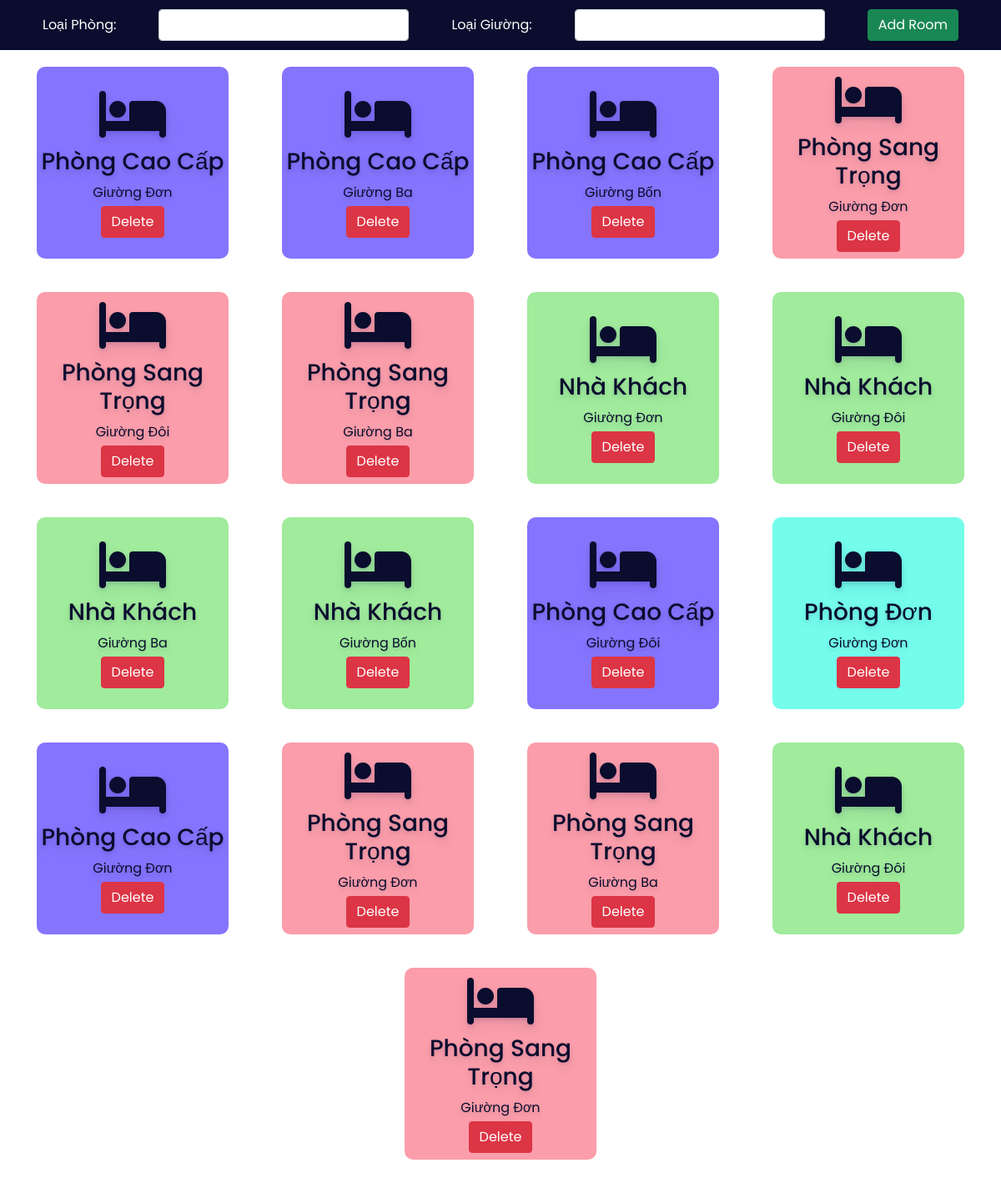
/admin/modules/room/index.php, run on the app's committed database.
### tables this page shows
CREATE TABLE `room` (
  `id` int(30) NOT NULL,
  `type` varchar(50) NOT NULL,
  `bedding` varchar(50) NOT NULL
);

### admin/modules/room/index.php (the view, shortened to what this page needs)
<!DOCTYPE html>
<html lang="en">
<head>
    <link rel="stylesheet" href="https://cdnjs.cloudflare.com/ajax/libs/font-awesome/6.2.0/css/all.min.css" />
    <link href="https://cdn.jsdelivr.net/npm/bootstrap@5.0.2/dist/css/bootstrap.min.css" rel="stylesheet">
    <link rel="stylesheet" href="room.css">
</head>
<body>
    <div class="addroomsection">
        <form action="" method="POST">
            <label for="troom">Loại Phòng:</label>
            <select name="troom" class="form-control">
                <option value selected></option>
                <option value="Phòng Cao Cấp">PHÒNG CAO CẤP</option>
            </select>
            <label for="bed">Loại Giường:</label>
            <select name="bed" class="form-control">
                <option value selected></option>
                <option value="Đơn">Đơn</option>
            </select>
            <button type="submit" class="btn btn-success" name="addroom">Add Room</button>
        </form>
    </div>
    <div class="room">
        <?php
        $sql = "select * from room";
        $re = mysqli_query($conn, $sql)
        ?>
        <?php
        while ($row = mysqli_fetch_array($re)) {
            $id = $row['type'];
            if ($id == "Phòng Cao Cấp") {
                echo "<div class='roombox roomboxsuperior'>
						<div class='text-center no-boder'>
                            <i class='fa-solid fa-bed fa-4x mb-2'></i>
							<h3>" . $row['type'] . "</h3>
                            <div class='mb-1'>Giường " . $row['bedding'] . "</div>
                            <a href='delete.php?id=". $row['id'] ."'><button class='btn btn-danger'>Delete</button></a>
						</div>
                    </div>";
            } else if ($id == "Phòng Sang Trọng") {
                echo "<div class='roombox roomboxdelux'>
                        <div class='text-center no-boder'>
                        <i class='fa-solid fa-bed fa-4x mb-2'></i>
                        <h3>" . $row['type'] . "</h3>
                        <div class='mb-1'>Giường " . $row['bedding'] . "</div>
                        <a href='delete.php?id=". $row['id'] ."'><button class='btn btn-danger'>Delete</button></a>
                    </div>
                    </div>";
            } else if ($id == "Nhà Khách") {
                echo "<div class='roombox roomboguest'>
                <div class='text-center no-boder'>
                <i class='fa-solid fa-bed fa-4x mb-2'></i>
							<h3>" . $row['type'] . "</h3>
                            <div class='mb-1'>Giường " . $row['bedding'] . "</div>
                            <a href='delete.php?id=". $row['id'] ."'><button class='btn btn-danger'>Delete</button></a>
					</div>
            </div>";
            } else if ($id == "Phòng Đơn") {
                echo "<div class='roombox roomboxsingle'>
                        <div class='text-center no-boder'>
                        <i class='fa-solid fa-bed fa-4x mb-2'></i>
                        <h3>" . $row['type'] . "</h3>
                        <div class='mb-1'>Giường " . $row['bedding'] . "</div>
                        <a href='delete.php?id=". $row['id'] ."'><button class='btn btn-danger'>Delete</button></a>
                    </div>
                    </div>";
            }
        }
        ?>
    </div>
</body>
</html>

### admin/modules/room/room.css (style rules this page uses)
:root { --bg-text-shadow: 0 2px 4px rgb(13 0 77 / 8%), 0 3px 6px rgb(13 0 77 / 8%), 0 8px 16px rgb(13 0 77 / 8%); --bg-box-shadow: 0px 0px 20px 6px rgba(8, 8, 15, 0.31); }
* { margin: 0; padding: 0; font-family: 'Poppins', sans-serif; }
.addroomsection { height: 60px; width: 100%; background-color: #0a0d2d; position:fixed; z-index: 100; }
.addroomsection form { height: 100%; display: flex; justify-content: space-evenly; align-items: center; }
.addroomsection form label { color: white; }
.addroomsection form select { width: 300px; }
.room { display: flex; position: relative; top: 60px; height: 85vh; overflow-y: scroll; justify-content: space-evenly; flex-wrap: wrap; }
.roombox { height: 230px; width: 230px; margin: 20px; display: flex; flex-direction: column; justify-content: center; color: #0a0d2d; text-shadow: var(--bg-text-shadow); border-radius: 10px; }
.roomboxsuperior { background-color:#2407fc8e; }
.roomboxdelux { background-color:#fa8393c8; }
.roomboguest { background-color:#19cf1069; }
.roomboxsingle { background-color:#07fcdb8e; }

### data on the page
room: type "Phòng Cao Cấp", bedding "Đơn"
room: type "Phòng Cao Cấp", bedding "Ba"
room: type "Phòng Cao Cấp", bedding "Bốn"
room: type "Phòng Sang Trọng", bedding "Đơn"
room: type "Phòng Sang Trọng", bedding "Đôi"
room: type "Phòng Sang Trọng", bedding "Ba"
room: type "Nhà Khách", bedding "Đơn"
room: type "Nhà Khách", bedding "Đôi"
room: type "Nhà Khách", bedding "Ba"
room: type "Nhà Khách", bedding "Bốn"
room: type "Phòng Cao Cấp", bedding "Đôi"
room: type "Phòng Đơn", bedding "Đơn"
room: type "Phòng Cao Cấp", bedding "Đơn"
room: type "Phòng Sang Trọng", bedding "Đơn"
room: type "Phòng Sang Trọng", bedding "Ba"
room: type "Nhà Khách", bedding "Đôi"
room: type "Phòng Sang Trọng", bedding "Đơn"
